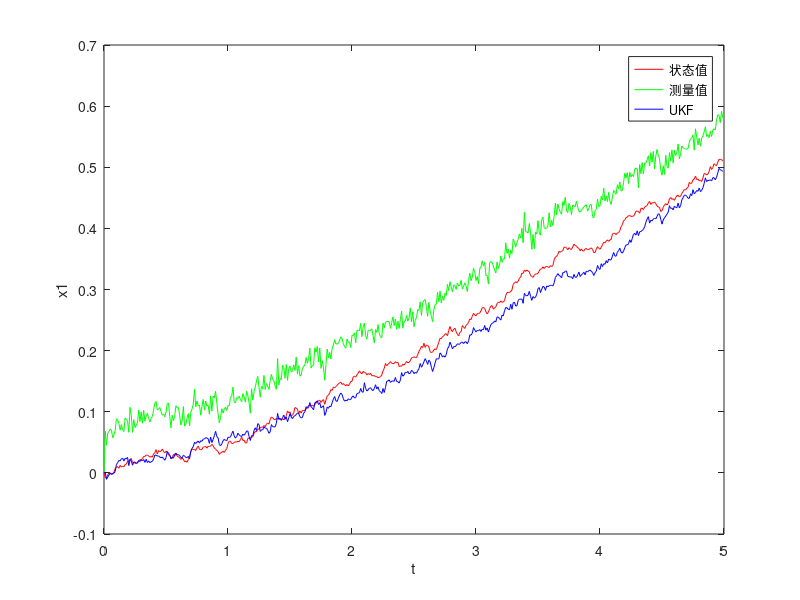

Reproduce this figure in MATLAB.
clc;
clear;
%测量值模拟
T=0.01;%滤波周期
T_go=5;%滤波时间
N=T_go/T;%观测次数
t=0:T:T_go-T;%假定输出序列（供画图用）
x=zeros(2,N);
z=zeros(2,N);
x(:,1)=[0;0];%真值初始值

mu=[0;0];
Q=[0.00001,0;
    0,0.00001];
R=[0.0001,0;
    0,0.0001];
C1=310;
R0=2.2*0.001;

rng(1);
w=mvnrnd(mu,Q,N)';
v=mvnrnd(mu,R,N)';
for k=1:N-1
    x1=x(1,k);
    x2=x(2,k);
    w1=w(1,k);
    w2=w(2,k);
    % x(:,k+1)=[x1+T*x2+w1; -10*T*sin(x1)+(1-T)*x2+w2];
    x(:,k+1)=[x1+T/C1*31+w1; x2+T/C1*31+w2];

    x1=x(1,k+1);
    x2=x(2,k+1);
    v1=v(1,k+1);
    v2=v(2,k+1);
    % z(:,k+1)=[2*sin(x1/2)+v1; x1/2+v2];
    z(:,k+1)=[x1+31*R0+v1; x2+31*R0+v2];
end

%UKF估计
alpha=0.1;
beta=2;
kappa=1;
n=2;%状态维数
lamda=alpha^2*(n+kappa)-n;
xk=zeros(2,N);

%1.初始化
xk(:,1)=[0;0];
Pk=[1,0;
    0,1];
wm=zeros(1,5);
wc=zeros(1,5);
wm(1)=lamda/(n+lamda);
wc(1)=lamda/(n+lamda)+1-alpha^2+beta;
for i=2:2*n+1
    wm(i)=1/(2*(n+lamda));
    wc(i)=1/(2*(n+lamda));
end

for k=1:N-1
%2.计算k-1时刻采样点和权值
    xsigma=zeros(2,5);
    xsigma(:,1)=xk(:,k);
    xsigma(:,2)=xk(:,k)+sqrt(n+lamda)*sqrt(Pk(:,1));
    xsigma(:,3)=xk(:,k)+sqrt(n+lamda)*sqrt(Pk(:,2));
    xsigma(:,4)=xk(:,k)-sqrt(n+lamda)*sqrt(Pk(:,1));
    xsigma(:,5)=xk(:,k)-sqrt(n+lamda)*sqrt(Pk(:,2));
%3.计算k时刻的一步预测模型值
    xsigmapre=zeros(2,5);
    for i=1:5
        % xsigmapre(:,i)=[xsigma(1,i)+T*xsigma(2,i);-10*T*sin(xsigma(1,i))+(1-T)*xsigma(2,i)];
        xsigmapre(:,i)=[xsigma(1,i)+T/C1*31; xsigma(2,i)+T/C1*31];        
    end
    xkpre=xsigmapre*wm';
    Pkpre=Q;
    for i=1:5
        Pkpre=Pkpre+wc(i)*(xsigmapre(:,i)-xkpre)*(xsigmapre(:,i)-xkpre)';
    end
%4.计算k时刻的一步预测样本点（重新采样）    
%     xsigma(:,1)=xkpre;
%     xsigma(:,2)=xkpre+sqrt(n+lamda)*sqrt(Pkpre(1));
%     xsigma(:,3)=xkpre+sqrt(n+lamda)*sqrt(Pkpre(2));
%     xsigma(:,4)=xkpre-sqrt(n+lamda)*sqrt(Pkpre(1));
%     xsigma(:,5)=xkpre-sqrt(n+lamda)*sqrt(Pkpre(2));
%5.计算k时刻的预测量测值
    zsigmapre=zeros(2,5);
    for i=1:5
       % zsigmapre(:,i)=[2*sin(xsigma(1,i)/2);xsigma(1,i)/2] ;  
       zsigmapre(:,i)=[xsigma(1,i)+31*R0; xsigma(2,i)+31*R0];
    end
    zkpre=zsigmapre*wm';
    Pzzk=R;
    Pxzk=zeros(2);
    for i=1:5
        Pzzk=Pzzk+wc(i)*(zsigmapre(:,i)-zkpre)*(zsigmapre(:,i)-zkpre)';
        Pxzk=Pxzk+wc(i)*(xsigma(:,i)-xkpre)*(zsigmapre(:,i)-zkpre)';
    end
%6.量测更新
    Kk=Pxzk/Pzzk;
    xkpre=xkpre+Kk*(z(:,k+1)-zkpre);
    Pkpre=Pkpre-Kk*Pzzk*Kk';
    
    xk(:,k+1)=xkpre;
    Pk=Pkpre;
end

% subplot(2,1,1);
plot(t,x(1,:),'-r',t,z(1,:),'-g',t,xk(1,:),'-b');
xlabel('t');
ylabel('x1');
legend('状态值','测量值','UKF');

% subplot(2,1,2);
% plot(t,x(2,:),'-r',t,z(2,:),'-g',t,xk(2,:),'-b');
% xlabel('t');
% ylabel('x2');
% legend('状态值','测量值','UKF');
